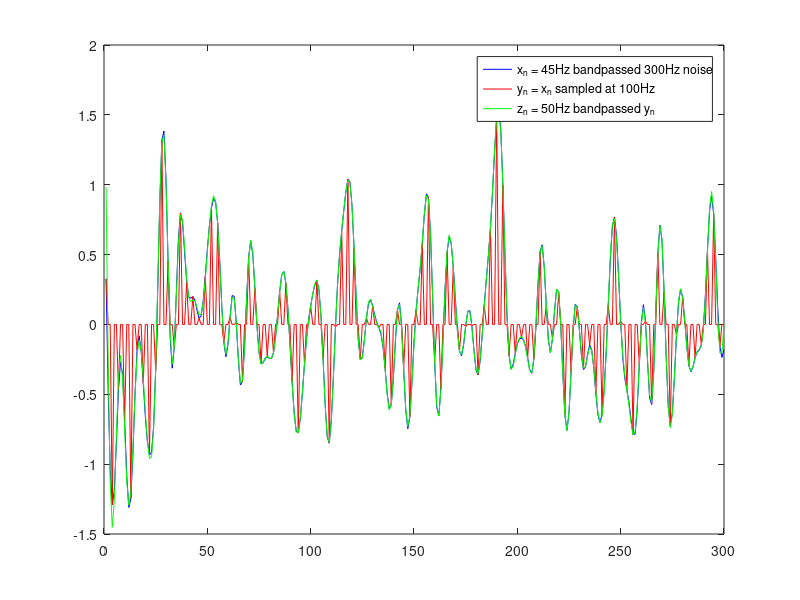

Here is the MATLAB script that generated this plot:
%% Digital Signal Processing #1
% Edgar Liberis, |el398@cam.ac.uk|

%% 
% *Exercise 1.*  
%
% # non-linear, time-invariant, causal, memory-less;
% # linear, time-invariant, non-causal;
% # non-linear, time-invariant, causal;
% # linear, non-time-invariant, non-causal;
% # non-linear, time-invariant, causal;
% # linear, non-time-invariant, causal, memory-less;
% # linear, time-invariant, causal, memory-less;
% # linear, non-time-invariant, non-causal;

%% 
% *Exercise 5*

% a) a * b = c 
% 
% where a = [-3, 2, 1]
% 
%      |-3     0     0     0     0 |
%      | 2    -3     0     0     0 |
%      | 1     2    -3     0     0 |
% a* = | 0     1     2    -3     0 |
%      | 0     0     1     2    -3 |
%      | 0     0     0     1     2 |
%      | 0     0     0     0     1 |

% b)
f45 = [1; 0; 0; 2; 2];
A_star = toeplitz([-3, 2, 1, 0, 0, 0, 0], [-3, 0, 0, 0, 0]);
c = (A_star * f45)' % Transpose for printing in 1 row

conv([-3, 2, 1], [1, 0, 0, 2, 2])

% c) Solving for b
round(linsolve(A_star, c'))'

%%
% *Exercise 7* 
%
% Behaviour of holding the pulse for the constant is equivalent to 
% mathematically multiplying sampled signal (comb of different heights),
% by a rectangle function, producing a kind of a step function.
%
% In frequency domain, this is equivalent to convolving the FT of the 
% sampled signal (also a comb) with sinc function (FT of rectangle func.),
% so spectrum becomes a set of superimposed sinc functions. 
%

%%
% *Exercise 10*
% 

% a)
% 1 sec long 300Hz Gaussian noise
noise = randn(300, 1); % Isn't randn uniform, as opposed to Gaussian?

% Band-pass filter of 45Hz cut-off
f45 = fir1(50, 45/150);
x = filtfilt(f45, 1, noise);

% Sample X at 100Hz
y = zeros(1, 300);
y(1:3:end) = x(1:3:end);

% Band-pass filter of 50Hz cut-off
f50 = fir1(50, 50/150);
z = filtfilt(f50, 1, y) .* 3; % Compensate energy loss

hFig = figure(1);
set(hFig, 'Position', [20 20 1000 600])
plot(x, 'b'); hold on;
plot(y, 'r'); hold on;
plot(z, 'g');
legend('x_n = 45Hz bandpassed 300Hz noise', ...
       'y_n = x_n sampled at 100Hz', ...
       'z_n = 50Hz bandpassed y_n');

% b) So that the second filter doesn't discard useful information. 
% Bandpassing signal whose highest frequency is 45Hz with a 50Hz
% filter would have no effect.
